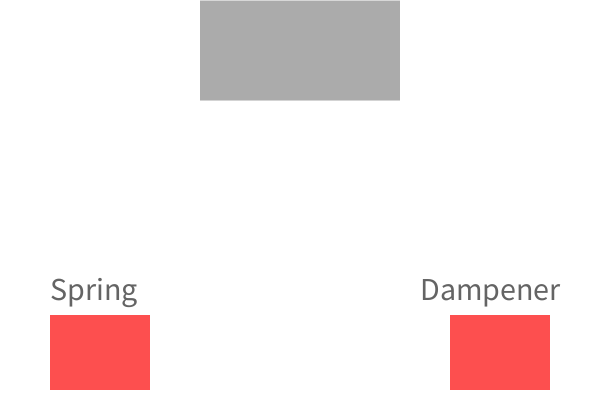
Frame 1 (no input)
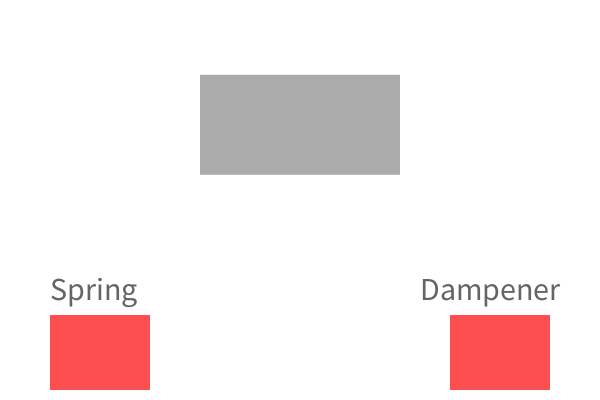
Frame 60 (the mouse pressed at the canvas centre just before this capture)
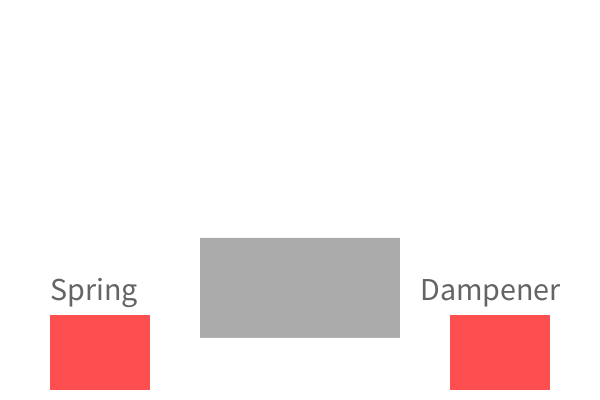
Frame 120 (the mouse held since frame 60 and released just before this capture)

The Processing sketch that drew these frames (run headless with seeded random() and noise(); from frame 60 on, the mouse is pressed at the canvas centre):

// Processing sketch: processing_126350
// ── processing_126350.pde

float m = 5; //mass
float b = 0; //fluid resistance constant
float g = 9.8; //acceleration due to gravity
float a = 0; //initial acceleration value
float v = 10; // initial y velocity (downwards is positive)
float y = 0; //initial y-position
float k = 0; //spring constant
 
 
int oldY = 0;
float dt = 0.05; //time-step - DO NOT CHANGE!


boolean spring = false;
boolean damp = false;

int xs = 50;
int ys = 315;
int ws = 100;
int hs = 75;

int xd = 450;
int yd = 315;
int wd = 100;
int hd = 75;

int xblock = 200;
int wblock = 200;
int hblock = 100;

float xspring = 200;
float yspring = 0;
float wspring =200;
float hspring =0;
float xdamp = 200;
float ydamp = 0;
float wdamp = 200;
float hdamp = 0;


void setup(){
   
size(600,400);
background(0);
smooth();
 
}
 
void draw(){
  background(255);
  fill(100);
  textSize(32);
  text("Spring",50,300);
  text("Dampener",420,300);
  noStroke();
 
 
 int vy = mouseY - oldY;
  if(mousePressed && (spring)){
    y = 20;
    v = v;
   
  } else if (mousePressed && (damp)){
    y = height/2-50;
    v=80;
    g=0;
  } else {
    y=y;
    v=v;
  }
//background(255);
a = (g - (b/m)*v-(k/m)*(y-200));
v = v + a*dt;
y = y + v*dt;

wspring = 200 -y/2;
wdamp = 200 - wspring;

hspring = y;
hdamp = y;

fill(171,171,171);
rect(xblock,y,wblock,hblock);

if (damp){

 xspring = 200;

} else {
 
  xspring = 300-wspring/2;
}

if (spring){
  xdamp= xspring+wspring;
  
} else {
  xdamp = 300-wdamp/2;
}

if (spring){
fill(250,160,199);
rect(xspring,yspring,wspring,hspring);
}

if (damp){
  fill(139,195,238);
  rect(xdamp,ydamp,wdamp,hdamp);
}

//} else if ((spring) && (damp)){
//  rect(height/2-100,0,200-y/2,y);
//
//} else {
//}

  if (spring) {
    k=15;
    fill(114,250,123);
    
  } else {
   k=0;
  fill(253,79,79);
  }
  rect(xs,ys,ws,hs);
  
   if (damp) {
    b=1.5;
    fill(114,250,123);
  } else {
   b=0;
  fill(253,79,79);
  }
 
  

  rect(xd,yd,wd,hd);
  
}

void mousePressed() {
  if (mouseX > xs && mouseX < xs+ws && mouseY > ys && mouseY < ys+hs) {
    spring = !spring;
  }
 if (mouseX > xd && mouseX < xd+wd && mouseY > yd && mouseY < yd+hd) {
    damp = !damp;   
  }  
  }
